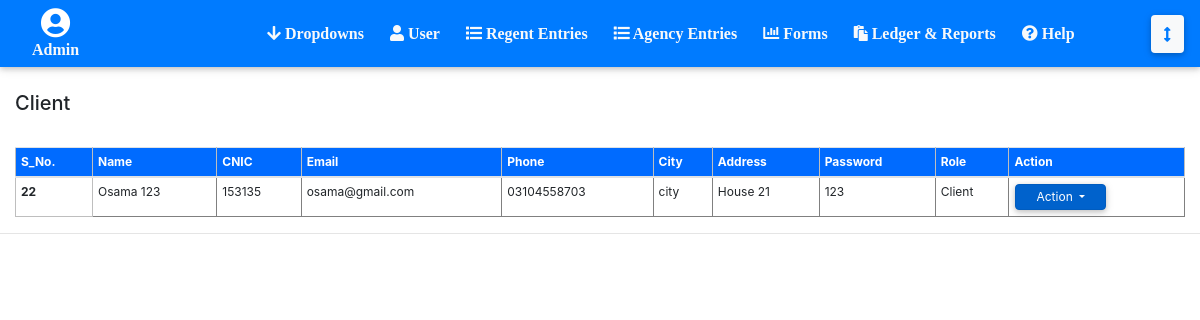
Screenshot of /Client.php (signed in) with the database file from the repository.
### tables this page shows
CREATE TABLE `users` (
  `user_id` int(11) NOT NULL,
  `name` varchar(255) NOT NULL,
  `email` varchar(255) NOT NULL,
  `password` varchar(255) NOT NULL,
  `city` varchar(255) NOT NULL,
  `cnic` varchar(255) NOT NULL,
  `phone` varchar(255) NOT NULL,
  `address` varchar(255) NOT NULL,
  `image` longblob NOT NULL,
  `role` varchar(255) NOT NULL
);

### Client.php (the view, shortened to what this page needs)
<?php
include('connect.php');
include('header.php');
$role = $_SESSION['role'];
if($role == 'Admin')
{
?>
<section class="container-fluid">
    <h5>Client</h5>
    <br>
            <table class="table m-auto ">
                <thead>
                    <tr>
                      <th scope="col">S_No.</th>
                      <th scope="col">Name</th>
                      <th scope="col">CNIC</th>
                      <th scope="col">Email</th>
                      <th scope="col">Phone</th>
                      <th scope="col">City</th>
                      <th scope="col">Address</th>
                      <th scope="col">Password</th>
                      <th scope="col">Role</th>
                      <th scope="col" ><span class="text-primary"></span>Action<span class="text-primary"></span></th>
                    </tr>
                  </thead>
                  <tbody>
                   <?php
                   $query = mysqli_query($con, "select * from users where role = 'Client'");
                   while($row=mysqli_fetch_array($query))
                   {
                      ?>
                          <tr>
                             <th scope="row"><?php echo $row['user_id'] ?></th>
                             <td><?php echo $row['name'] ?></td>
                             <td><?php echo $row['cnic'] ?></td>
                             <td><?php echo $row['email'] ?></td>
                             <td><?php echo $row['phone'] ?></td>
                             <td><?php echo $row['city'] ?></td>
                             <td><?php echo $row['address'] ?></td>
                             <td><?php echo $row['password'] ?></td>
                             <td><?php echo $row['role'] ?></td>
                              <td >
                                  <div class="dropdown show">
                                    <a class="btn btn-primary dropdown-toggle"  style="font-size: 12px !important; color: white; padding: 3px; margin: 1px; padding-left: 20px !important; padding-right: 20px !important;" href="#" role="button" id="dropdownMenuLink" data-toggle="dropdown" aria-haspopup="true" aria-expanded="false">
                                      Action
                                    </a>
                                  </div>
                              </td>
                             </tr>
                      <?php
                   }
                   ?>
                  </tbody>
            </table>
</section>
  <?php
}
?>
<hr>
</body>
</html>

### header.php (style rules this page uses)
th { font-size: 12px !important; border: 1px solid rgb(190, 190, 190); padding: 5px !important; width: auto !important; }
tr { width: auto !important; padding: 5px !important; font-size: 12px !important; }
thead { background-color: #006BFF; color: white; }
td { border: 1px solid gray; width: auto !important; padding: 5px !important; font-size: 12px !important; }

### rows the page displays
users: user_id "22", name "Osama 123", cnic "153135", email "osama@gmail.com", phone "03104558703", city "city", address "House 21", password "123", role "Client"
